Frame 1 (no input): blank canvas, image omitted
Frame 60 (the mouse pressed at the canvas centre just before this capture): blank canvas, image omitted
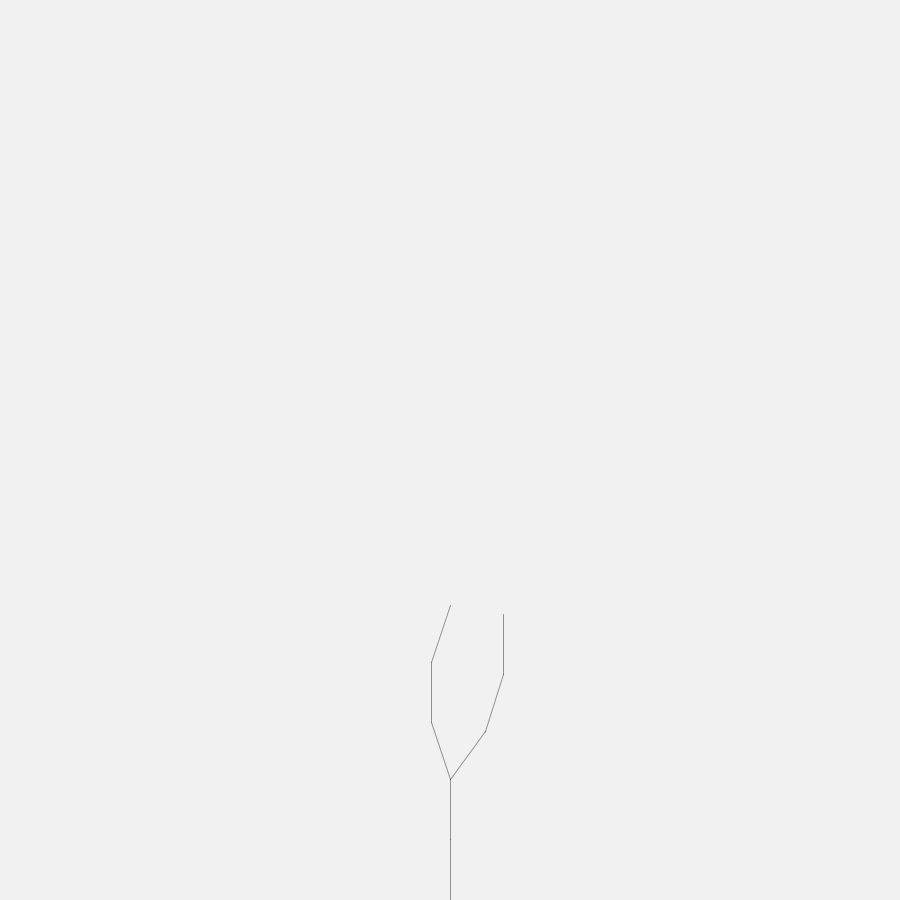
Frame 120 (the mouse held since frame 60 and released just before this capture)

The Processing sketch whose frames 1 and 60 were blank and that drew this single picture after the mouse press (run headless with seeded random() and noise(); from frame 60 on, the mouse is pressed at the canvas centre):

// Processing sketch: fractal_tree_L_system
// ── fractal_tree_L_system.pde
//=================================================================//
//   F+-[]                                                         //
// F --> FF+[+F-F-F]-[-F+F+F] else char stay the same              //
//=================================================================//
// A --> AB and B --> A                                            //
//=================================================================//

String axiom = "F";
String sentence = axiom;
float len = 100;
float angle = PI/10;

void setup() {
  size(900, 900);
}

void draw() {
  turtle();
}

void mousePressed() {
  sentence = applyRule(sentence);
}

String applyRule(String s) {
  len *= 0.6;
  String newsentence = "";
  for (int i = 0; i < s.length(); i++) {
    char letter = s.charAt(i);
    if (letter == 'F') { 
      newsentence += "FF+[+F-F-F]-[-F+F+F]";
    } else {
      newsentence += letter;
    }
  }
  return newsentence;
}


void turtle() {
  resetMatrix();
  translate(width/2, height);
  background(#f1f1f1);
  stroke(0, 100);
  strokeWeight(1);
  for (int i = 0; i < sentence.length(); i++) {
    char current = sentence.charAt(i);
    if (current == 'F') {
      line(0, 0, 0, -len);
      translate(0, -len);
    } else if (current == '+') {
      rotate(angle);
    } else if (current == '-') {
      rotate(-angle);
    } else if (current == '[') {
      push();
    } else if (current == ']') {
      pop();
    }
  }
}
